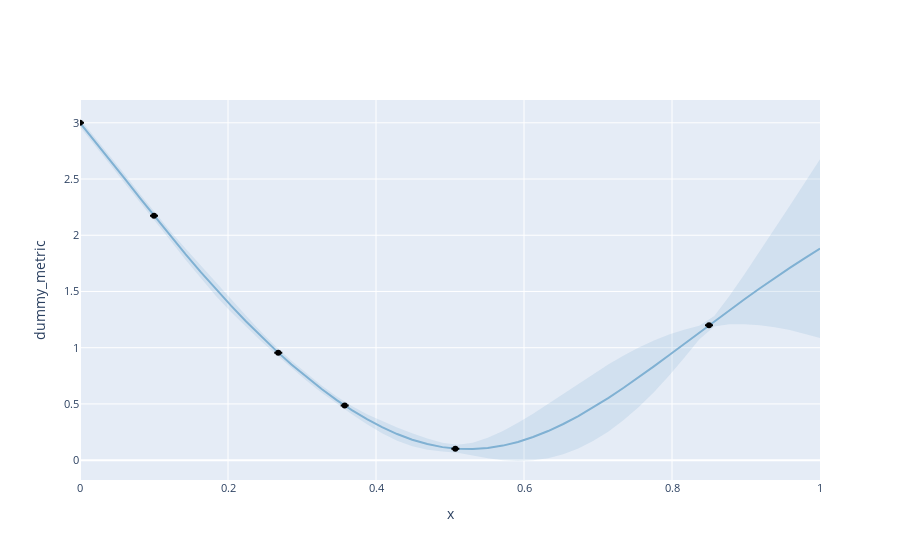

Notebook cell for this chart:
### Code cell
render(
    plot_slice(
        model=model_bridge_cust_ac,
        param_name="x",
        metric_name="dummy_metric",
    )
)
